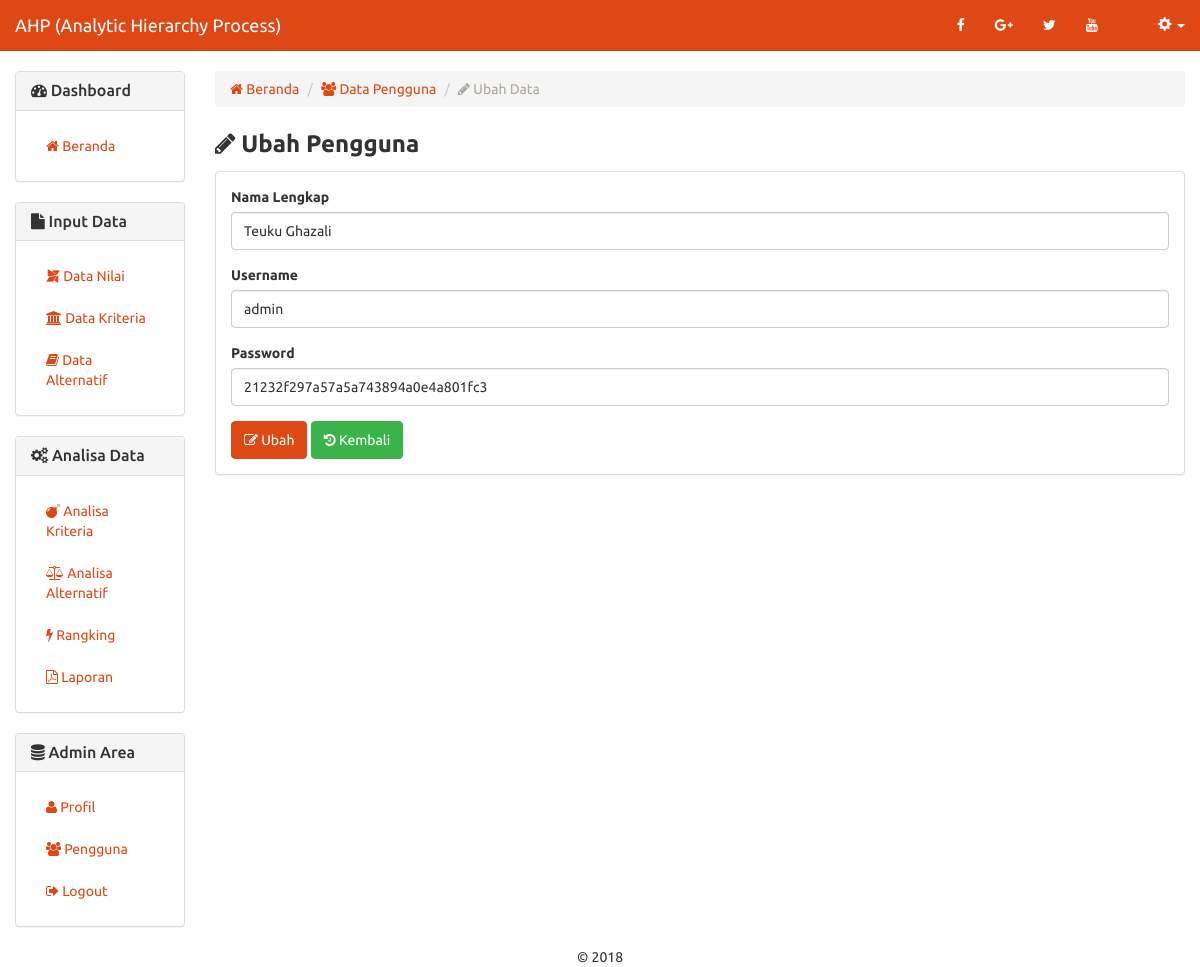
The app's page /user-ubah.php?id=1 with its own data.
### tables this page shows
CREATE TABLE `ahp_pengguna` (
  `id_pengguna` int(11) NOT NULL,
  `nama_lengkap` varchar(255) NOT NULL,
  `username` varchar(100) NOT NULL,
  `password` varchar(100) NOT NULL
);

### includes/user.inc.php (called while the page is built, shortened)
<?php
class User{
	private $conn;
	private $table_name = "ahp_pengguna";
	public $id;
	public function __construct($db){
		$this->conn = $db;
	}
	function readOne(){
		$query = "SELECT * FROM " . $this->table_name . " WHERE id_pengguna=? LIMIT 0,1";
		$stmt = $this->conn->prepare( $query );
		$stmt->bindParam(1, $this->id);
		$stmt->execute();
		$row = $stmt->fetch(PDO::FETCH_ASSOC);
		$this->id = $row['id_pengguna'];
		$this->nl = $row['nama_lengkap'];
		$this->un = $row['username'];
		$this->pw = $row['password'];
	}
}
?>

### user-ubah.php (the view, shortened to what this page needs)
<?php
include_once 'header.php';
$id = isset($_GET['id']) ? $_GET['id'] : die('ERROR: missing ID.');
include_once 'includes/user.inc.php';
$eks = new User($db);
$eks->id = $id;
$eks->readOne();
?>
		<div class="row">
		  <div class="col-xs-12 col-sm-12 col-md-2">
		  <?php
			include_once 'sidebar.php';
			?>
		  </div>
		  <div class="col-xs-12 col-sm-12 col-md-10">
		  <ol class="breadcrumb">
			  <li><a href="index.php"><span class="fa fa-home"></span> Beranda</a></li>
			  <li><a href="user.php"><span class="fa fa-users"></span> Data Pengguna</a></li>
			  <li class="active"><span class="fa fa-pencil"></span> Ubah Data</li>
			</ol>
		  	<p style="margin-bottom:10px;">
		  		<strong style="font-size:18pt;"><span class="fa fa-pencil"></span> Ubah Pengguna</strong>
		  	</p>
             <div class="panel panel-default">
    <div class="panel-body">
                <form method="post">
                  <div class="form-group">
                    <label for="nl">Nama Lengkap</label>
                    <input type="text" class="form-control" id="nl" name="nl" value="<?php echo $eks->nl; ?>">
                  </div>
                  <div class="form-group">
                    <label for="un">Username</label>
                    <input type="text" class="form-control" id="un" name="un" value="<?php echo $eks->un; ?>">
                  </div>
                  <div class="form-group">
                    <label for="pw">Password</label>
                    <input type="text" class="form-control" id="pw" name="pw" value="<?php echo $eks->pw; ?>">
                  </div>
                  <button type="submit" class="btn btn-primary"><span class="fa fa-edit"></span> Ubah</button>
				  <button type="button" onclick="location.href='user.php'" class="btn btn-success"><span class="fa fa-history"></span> Kembali</button>
                </form>
          </div></div></div>
        </div>
        <?php
include_once 'footer.php';
?>

### records on screen
ahp_pengguna: nl "Teuku Ghazali", un "admin", pw "21232f297a57a5a743894a0e4a801fc3"
